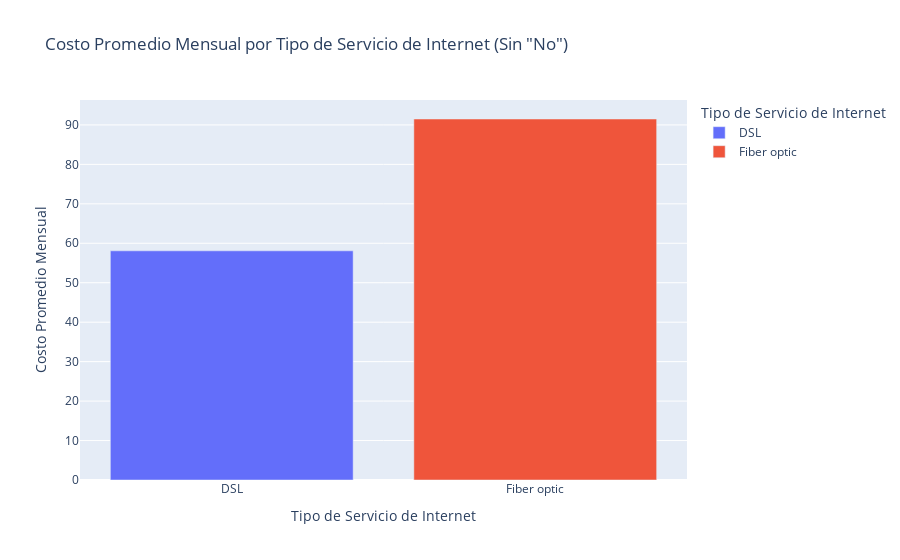

Here is the notebook cell this chart was saved with:
### Code cell
df_filtered = df[df['InternetService'] != 'No']

# Calcular el promedio de MonthlyCharges por tipo de InternetService
internet_service_cost = df_filtered.groupby('InternetService')['MonthlyCharges'].mean().reset_index()

# Crear el gráfico de barras
fig = px.bar(internet_service_cost, x='InternetService', y='MonthlyCharges',
             title='Costo Promedio Mensual por Tipo de Servicio de Internet (Sin "No")',
             labels={'InternetService': 'Tipo de Servicio de Internet', 'MonthlyCharges': 'Costo Promedio Mensual'},
             color='InternetService')

fig.show()

### Figure 1 — Plotly figure (JSON) as saved in the notebook; plotly's stock layout.template omitted (floating-point values rounded to 4 significant figures)
{"data": [{"alignmentgroup": "True", "hovertemplate": "Tipo de Servicio de Internet=%{x}<br>Costo Promedio Mensual=%{y}<extra></extra>", "legendgroup": "DSL", "marker": {"color": "#636efa", "pattern": {"shape": ""}}, "name": "DSL", "offsetgroup": "DSL", "orientation": "v", "showlegend": true, "textposition": "auto", "type": "bar", "x": ["DSL"], "xaxis": "x", "y": [58.09], "yaxis": "y"}, {"alignmentgroup": "True", "hovertemplate": "Tipo de Servicio de Internet=%{x}<br>Costo Promedio Mensual=%{y}<extra></extra>", "legendgroup": "Fiber optic", "marker": {"color": "#EF553B", "pattern": {"shape": ""}}, "name": "Fiber optic", "offsetgroup": "Fiber optic", "orientation": "v", "showlegend": true, "textposition": "auto", "type": "bar", "x": ["Fiber optic"], "xaxis": "x", "y": [91.5], "yaxis": "y"}], "layout": {"barmode": "relative", "legend": {"title": {"text": "Tipo de Servicio de Internet"}, "tracegroupgap": 0}, "title": {"text": "Costo Promedio Mensual por Tipo de Servicio de Internet (Sin \"No\")"}, "xaxis": {"anchor": "y", "categoryarray": ["DSL", "Fiber optic"], "categoryorder": "array", "domain": [0, 1], "title": {"text": "Tipo de Servicio de Internet"}}, "yaxis": {"anchor": "x", "domain": [0, 1], "title": {"text": "Costo Promedio Mensual"}}}}
